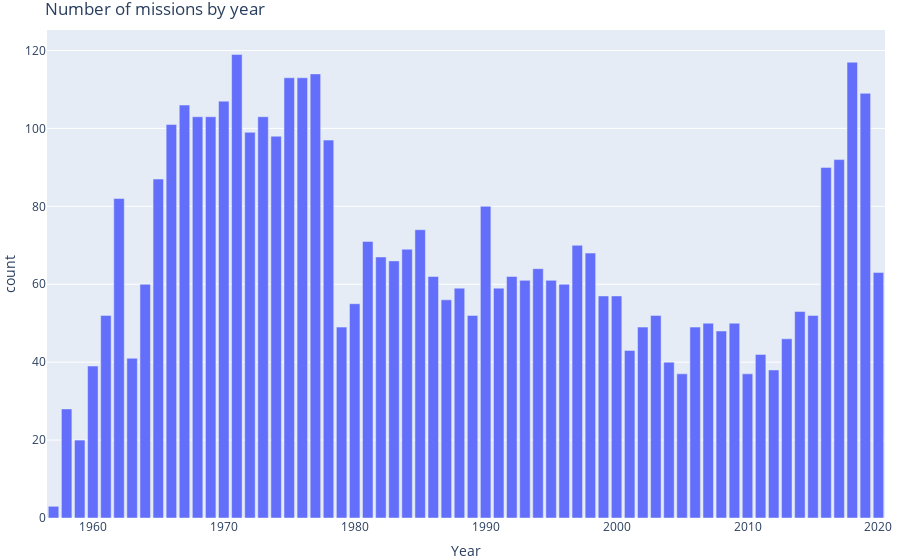

Write notebook code for a chart like this one.
### Code cell
fig = px.bar(
    launches_per_year,
    x="Year",
    y="count",
    title='Number of missions by year',
)
fig.update_layout(margin = dict(t=30, l=0, r=15, b=0))
fig.show()
fig.show("svg", width = 1100, height = 400)

### Figure 1 — Plotly figure (JSON) as saved in the notebook; plotly's stock layout.template omitted (floating-point values rounded to 4 significant figures)
{"data": [{"alignmentgroup": "True", "hovertemplate": "Year=%{x}<br>count=%{y}<extra></extra>", "legendgroup": "", "marker": {"color": "#636efa", "pattern": {"shape": ""}}, "name": "", "offsetgroup": "", "orientation": "v", "showlegend": false, "textposition": "auto", "type": "bar", "x": [1957, 1958, 1959, 1960, 1961, 1962, 1963, 1964, 1965, 1966, 1967, 1968, 1969, 1970, 1971, 1972, 1973, 1974, 1975, 1976, 1977, 1978, 1979, 1980, 1981, 1982, 1983, 1984, 1985, 1986, 1987, 1988, 1989, 1990, 1991, 1992, 1993, 1994, 1995, 1996, 1997, 1998, 1999, 2000, 2001, 2002, 2003, 2004, 2005, 2006, 2007, 2008, 2009, 2010, 2011, 2012, 2013, 2014, 2015, 2016, 2017, 2018, 2019, 2020], "xaxis": "x", "y": [3, 28, 20, 39, 52, 82, 41, 60, 87, 101, 106, 103, 103, 107, 119, 99, 103, 98, 113, 113, 114, 97, 49, 55, 71, 67, 66, 69, 74, 62, 56, 59, 52, 80, 59, 62, 61, 64, 61, 60, 70, 68, 57, 57, 43, 49, 52, 40, 37, 49, 50, 48, 50, 37, 42, 38, 46, 53, 52, 90, 92, 117, 109, 63], "yaxis": "y"}], "layout": {"autosize": true, "barmode": "relative", "legend": {"tracegroupgap": 0}, "margin": {"b": 0, "l": 0, "r": 15, "t": 30}, "title": {"text": "Number of missions by year"}, "xaxis": {"anchor": "y", "autorange": true, "domain": [0, 1], "range": [1956.0, 2020.0], "title": {"text": "Year"}, "type": "linear"}, "yaxis": {"anchor": "x", "autorange": true, "domain": [0, 1], "range": [0, 125.3], "title": {"text": "count"}, "type": "linear"}}}
